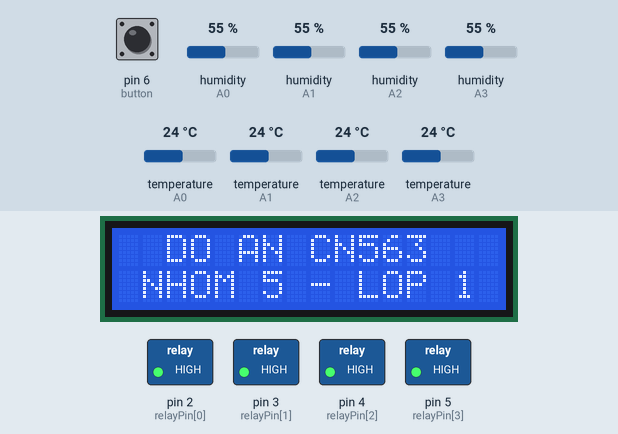
This program was run on a simulated Arduino Uno, built with avr-gcc and run on an emulated ATmega328P. On the bench: 16×2 character LCD, switched loads named in the program (green lamp = pin HIGH). The inputs (shaded band) are chosen by the test bench; at power-on: pin 6 (button) LOW, temperature (sensors on A0, A1, A2, A3) 24 °C, humidity (sensors on A0, A1, A2, A3) 55 %.

Above: at 1.2 s.
1.3 s: pin 6 (button) pulled HIGH for 3.2 s
At 2.12 s:
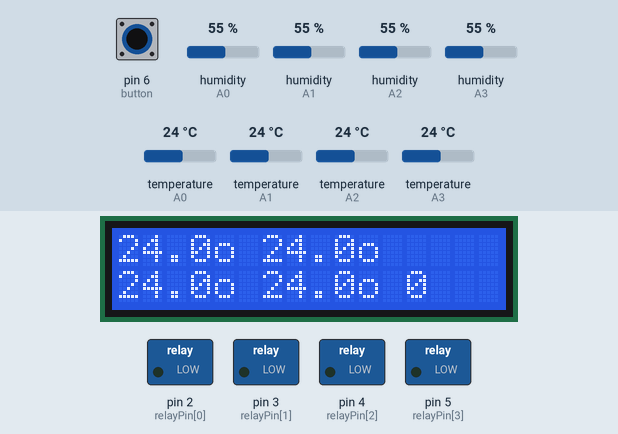
6.0 s: pin 6 (button) pulled HIGH for 1 s
At 7.5 s:
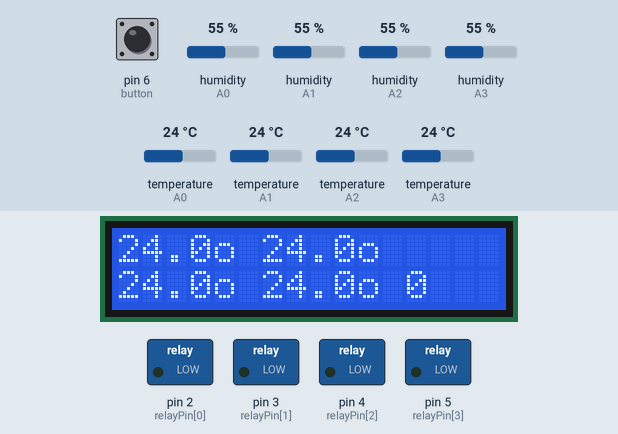
8.5 s: temperature (sensor on A0) set to 33 °C
At 9.9 s:
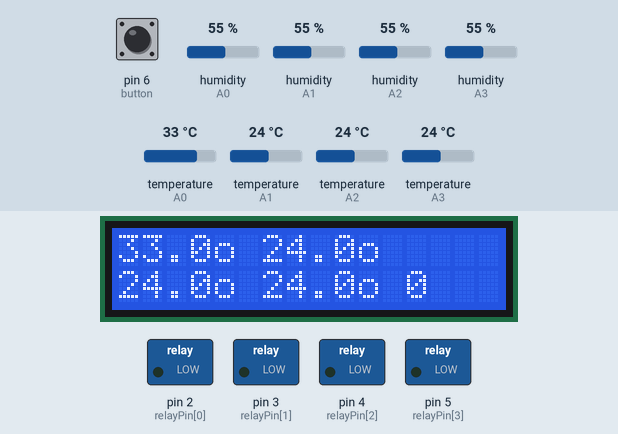
10.2 s: temperature (sensor on A0) set to 36 °C
At 11.3 s:
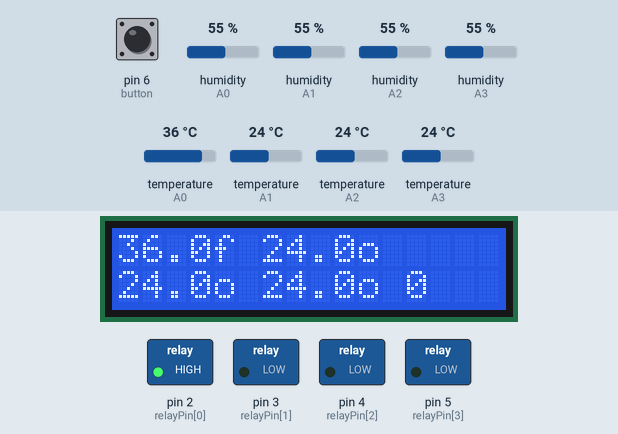
12.4 s: temperature (sensor on A1) set to 41 °C
At 13.9 s:
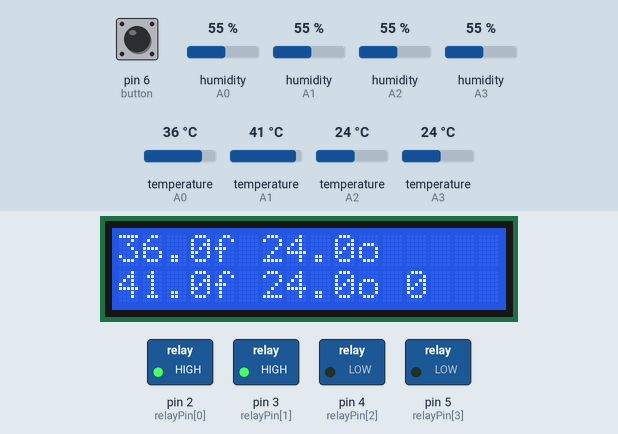
14.5 s: temperature (sensor on A0) set to 12 °C
At 16.0 s:
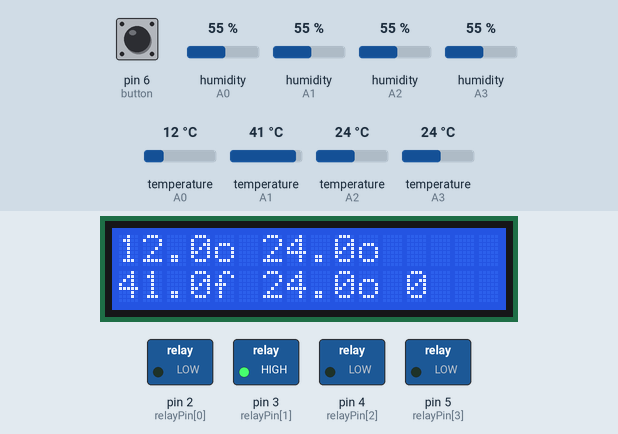
Timing chart, 0 to 17.5 s (numbered marks = the images above; inputs shaded):
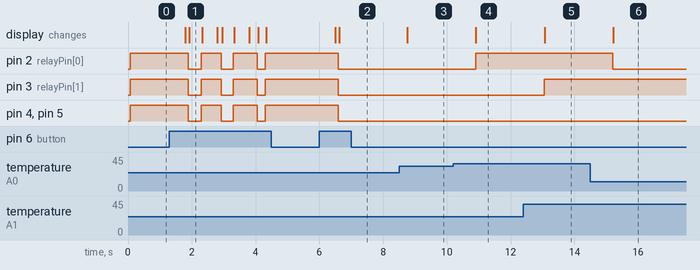

The program:

main.cpp
```cpp
#include <Arduino.h>
#include "DHT.h"
#include <Wire.h>
#include <LiquidCrystal_I2C.h>
#include <relays.h>
LiquidCrystal_I2C lcd(0x27,16,2);

boolean showState[4] = {0,0,0,0};
boolean ProgramState = 0;
boolean clearScreen = 1;
boolean clearScreen2 = 1;


const int dhtpin0 = A0;
const int dhtpin1 = A1;
const int dhtpin2 = A2;
const int dhtpin3 = A3;

const int DHTTYPE = DHT11;

DHT dht0(dhtpin0, DHTTYPE);
DHT dht1(dhtpin1, DHTTYPE);
DHT dht2(dhtpin2, DHTTYPE);
DHT dht3(dhtpin3, DHTTYPE);

unsigned long timeGet;

float t0 = 0.0, t1 = 0.0, t2 = 0.0, t3 = 0.0;
void lcdShow();
void buttonP();
void Program();


int button = 6;
unsigned long waitTime = 500;
boolean lastButtonStatus = 0;
boolean buttonLongPress = 0;
unsigned long lastChangedTime;

unsigned long timeBase;
unsigned long timeCount;


void setup() {
  pinMode(button,INPUT);
  //pinMode(13,OUTPUT);
  //digitalWrite(13,HIGH);
  Serial.begin(9600);
  dht0.begin();
  dht1.begin();
  dht2.begin();
  dht3.begin();
  lcd.init();
  lcd.backlight();
  timeGet = millis();

  pinDeclare();


}

void loop() {
  while (ProgramState == 1)
  {
    if (clearScreen2 == 1) {lcd.clear();clearScreen2 = 0;timeBase = millis();}
    Program();
    buttonP();

    if (clearScreen == 0) {clearScreen = 1;}
  }

  if (clearScreen == 1)
  {
    remoState();
    showState[0] = 0; showState[1] = 0; showState[2] = 0; showState[3] = 0;
    lcd.clear();
    lcd.setCursor(2,0);
    lcd.print("DO AN CN563");
    lcd.setCursor(1,1);
    lcd.print("NHOM 5 - LOP 1");
    clearScreen = 0;
    clearScreen2 = 1;
  }

  buttonP();


}


void lcdShow()
{
  //lcd.clear();

  lcd.setCursor(0,0);
  lcd.print(t0,1);
  lcd.setCursor(4,0);
  if (showState[0] == 1) {lcd.print("o");} else {lcd.print("f");}


  lcd.setCursor(0,1);
  lcd.print(t1,1);
  lcd.setCursor(4,1);
  if (showState[1] == 1) {lcd.print("o");} else {lcd.print("f");}

  lcd.setCursor(6,0);
  lcd.print(t2,1);
  lcd.setCursor(10,0);
  if (showState[2] == 1) {lcd.print("o");} else {lcd.print("f");}

  lcd.setCursor(6,1);
  lcd.print(t3,1);
  lcd.setCursor(10,1);
  if (showState[3] == 1) {lcd.print("o");} else {lcd.print("f");}


  //timeCount = ((millis()/1000)/60)/60;
  timeCount= (millis() - timeBase)/1000; // doi ra giay
  lcd.setCursor(12,0);
  //lcd.print(timeCount);

  timeCount = timeCount/60; //doi ra phut
  timeCount = timeCount/60; // doi ra gio
  lcd.setCursor(12,1);
  lcd.print(timeCount);


}

void buttonP()
{
  boolean reading = digitalRead(button); // đọc giá trị của button
  if (reading != lastButtonStatus) { // Nếu bạn đang nhấn button rồi thả ra giữa chừng hoặc đang thả button rồi nhấn lại
    lastButtonStatus = reading; //Cập nhập trạng thái cuối cùng.
    lastChangedTime = millis(); //Cập nhập thời gian
  } // Còn nếu bạn đang nhấn giữ button hoặc thả nó thời gian dài chỉ sẽ không ảnh hưởng đến việc này

  if (millis() - lastChangedTime > waitTime) { // Nếu sự chênh lệch giữa thời điểm đang xét và thời điểm cuối cùng thay đổi trạng thái của button lớn hơn thời gian đợi để tạo sự kiện nhấn giữ THÌ nó là một sự kiến nhấn giữ
    buttonLongPress = reading; // Cập nhập trạng thái của button = với trạng thái của button
    lastChangedTime = millis();
  }

  if (buttonLongPress == true) { // Nếu có sự kiện nhấn giữ, ta thay đổi trạng thái của đèn LED
    ProgramState = !ProgramState; //Dấu ! là dấu phủ định, 0 thành 1, 1 thành 0, tắt thành sáng, sáng thành tắt
    buttonLongPress = false; // Kết thúc sự kiện nhấn giữ

  }
}

void Program()
{
  if ( (unsigned long) (millis() - timeGet) > 1000)
  {
    t0 = dht0.readTemperature();
    t1 = dht1.readTemperature();
    t2 = dht2.readTemperature();
    t3 = dht3.readTemperature();

    checkState(&t0, &t1, &t2, &t3);
    sendState(&showState[0], &showState[1], &showState[2], &showState[3]);

    lcdShow();
    timeGet = millis();

  }
}
```

relays.h
```cpp
#ifndef relays_H
#define relays_H
#include <Arduino.h>


void pinDeclare();
void checkState(float *t0, float *t1, float *t2, float *t3);
void sendState(boolean *st0, boolean *st1, boolean *st2, boolean *st3);
void remoState();

#endif
```

relays.cpp
```cpp
#include <relays.h>
#include <Arduino.h>

boolean relayState[4] = {1,1,1,1};
int relayPin[4] = {2,3,4,5};


void pinDeclare()
{
    for (int i = 0;i < sizeof(relayPin) / sizeof(int); i++)
    {
        pinMode(relayPin[i], OUTPUT);
        digitalWrite(relayPin[i], relayState[i]);
    }
}

void checkState(float *t0, float *t1, float *t2, float *t3)
{
    if (*t0 >= 35.00)   {relayState[0] = 1;} else {relayState[0] = 0;}
    if (*t1 >= 35.00)   {relayState[1] = 1;} else {relayState[1] = 0;}
    if (*t2 >= 40.00)   {relayState[2] = 1;} else {relayState[2] = 0;}
    if (*t3 >= 40.00)   {relayState[3] = 1;} else {relayState[3] = 0;}


}

void sendState(boolean *st0, boolean *st1, boolean *st2, boolean *st3)
{
    if (relayState[0] == 0) {*st0 = 1;} else {*st0 = 0;}
    if (relayState[1] == 0) {*st1 = 1;} else {*st1 = 0;}
    if (relayState[2] == 0) {*st2 = 1;} else {*st2 = 0;}
    if (relayState[3] == 0) {*st3 = 1;} else {*st3 = 0;}

    for (int i = 0;i < sizeof(relayPin) / sizeof(int); i++) {
        digitalWrite(relayPin[i],relayState[i]);
    }


}

void remoState()
{
    for (int i = 0;i < sizeof(relayPin) / sizeof(int); i++) {
        digitalWrite(relayPin[i], HIGH);
    }
}
```

Measured:
- the behaviour switches between 34 and 35 °C on temperature (sensor on A0) (found by bisection; images 3 and 4)
- after the input at 1.3 s, pin 2 (relayPin[0]), pin 3 (relayPin[1]), pin 4 (relayPin[2]), pin 5 (relayPin[3]): goes LOW 0.41 s, HIGH 0.62 s, LOW 0.38 s, HIGH 0.75 s, LOW 0.26 s, then HIGH, starting after 0.60 s; the display: first changes after 0.50 s (image 1 shows a later state)
- after the input at 6.0 s, pin 2 (relayPin[0]), pin 3 (relayPin[1]), pin 4 (relayPin[2]), pin 5 (relayPin[3]): HIGH → LOW after 0.60 s; the display: first changes after 0.50 s (image 2 shows a later state)
- after the input at 8.5 s, the display: changes after 0.25 s (image 3)
- after the input at 10.2 s, pin 2 (relayPin[0]): LOW → HIGH after 0.70 s; the display: changes after 0.71 s (image 4)
- after the input at 12.4 s, pin 3 (relayPin[1]): LOW → HIGH after 0.66 s; the display: changes after 0.67 s (image 5)
- after the input at 14.5 s, pin 2 (relayPin[0]): HIGH → LOW after 0.71 s; the display: changes after 0.71 s (image 6)
